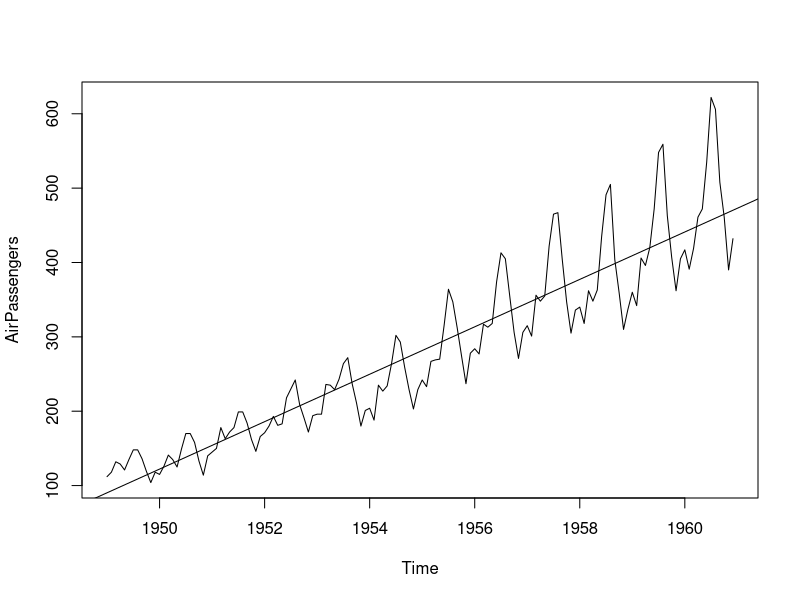
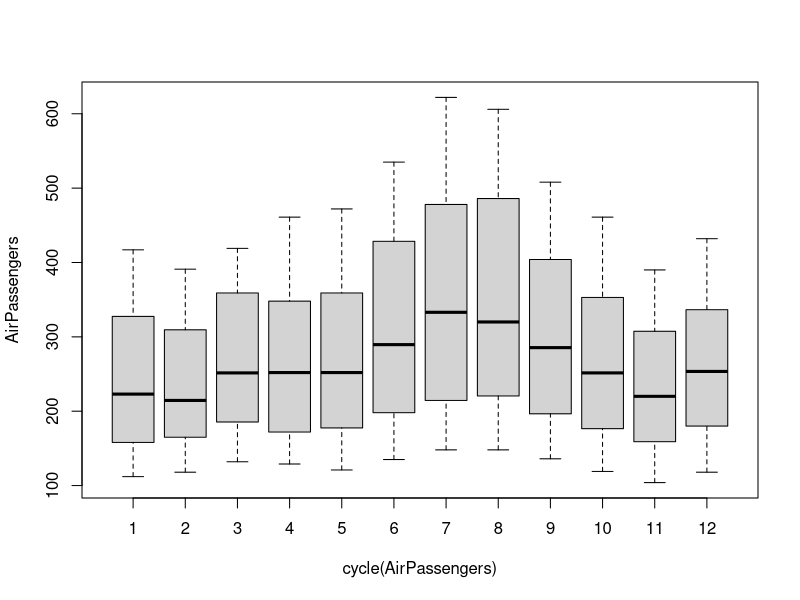
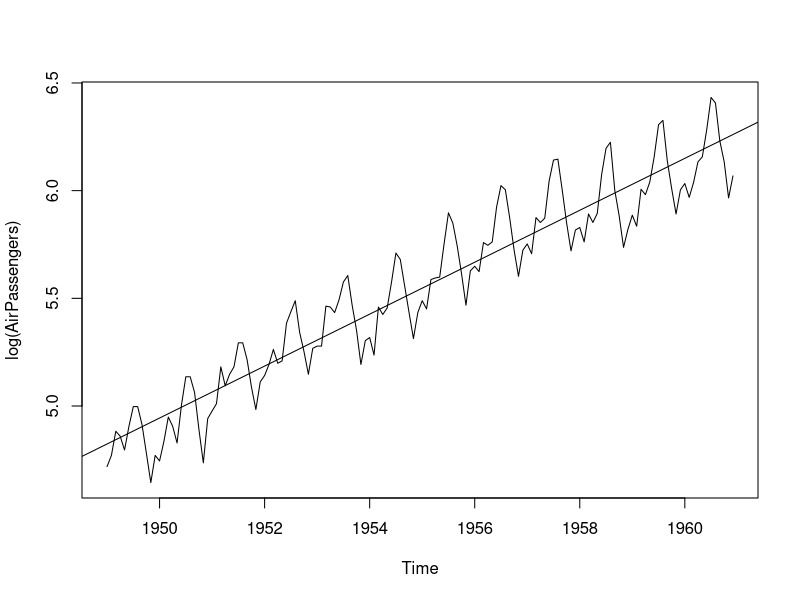
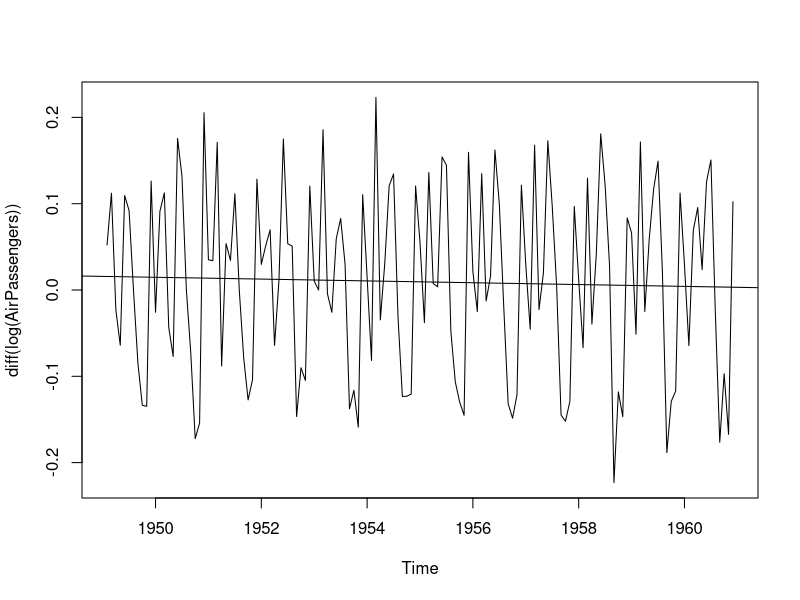
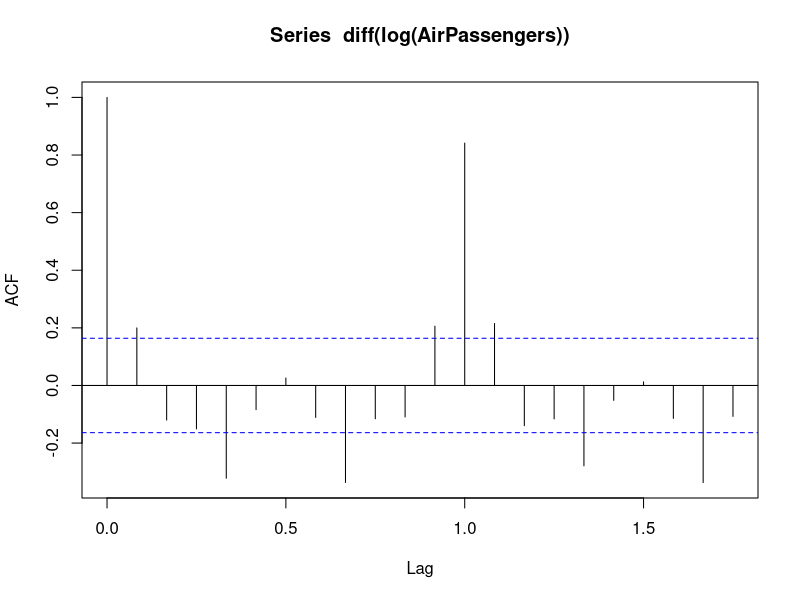
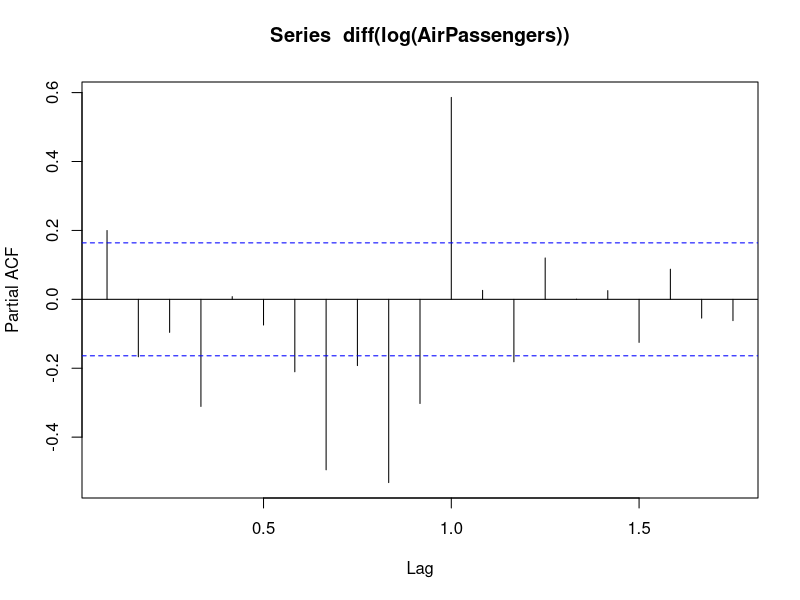
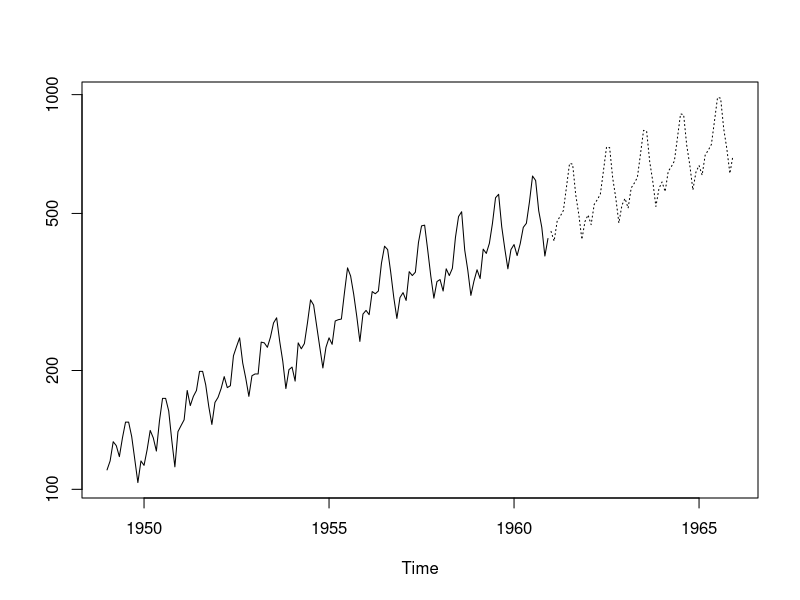

The R source for these figures, in order:
#Loading Dataset
data("AirPassengers")

#type of the dataset
class(AirPassengers)


#starting of the dataset
start(AirPassengers)

#end of the dataset
end(AirPassengers)

#structrure of the dataset
str(AirPassengers)

View(AirPassengers)

summary(AirPassengers)

cycle(AirPassengers)


head(AirPassengers)

#plot the graph to see the Trend
#plot the abline to see the Mean Line over the trend
#Abline - Absolute Line
#lm = Linear Model
#Plot time based on the time and passengers count
plot(AirPassengers)
abline(
  reg = lm(AirPassengers~time(AirPassengers))
)

#plot the box plot to see,  how values are distributed
boxplot(AirPassengers~cycle(AirPassengers))

#Now the model is not stationary but has a trend
#so make the model as stationary
# mean, variance and co variance should be constant to
# make the values stationary

plot(log(AirPassengers))
abline(
  reg = lm(log(AirPassengers)~time(AirPassengers))
)

#now the variance has become constant

#to make the mean value constant -> take differentiation of
#the log value

plot(diff(log(AirPassengers)))
abline(
  reg = lm(diff(log(AirPassengers))~time(diff(log(AirPassengers))))
)

#now the mean value is constant and the values are stationary

#so we can start using the time series modeling

#ARIMA - Auto Regressive Integraed Moving Average

# AR I MA
# p  d q

#Arima model needs p,d,q values to get model predicted

#so we need to find the p,d,q values

#to find that values we need to use acf (Auto correlation function)

acf(diff(log(AirPassengers)))
# from this graph we identify the q value, here q=1, (last upward line before the first downward line)

#to find the value of the p, we use pacf function (Partial Auto correlation function)

pacf(diff(log(AirPassengers)))

# from this graph we identify the p value, here p=0, (last upward line before the first downward line)

#and differentiation value is 1, because we got the data stationary after doing the first differentitaion 
#itself, its the value until we get the data stationary

#training ARIMA model
fit = arima(log(AirPassengers), c(0,1,1), seasonal = list(order=c(0,1,1), period=12))

pred = predict(fit, n.ahead = 5*12)

head(pred)

#Now the predicted values are in log form
# to change the log into decimal form, we need to do -> e^Pred
# where e=2.718

pred1 = 2.718^pred$pred

pred1
# we got the prediction values

#we can plot the prediction values

ts.plot(AirPassengers, pred1, log="y", lty=c(1,3))

head(pred1)

pred1

#rounding the values

pred1 = round(pred1, digits = 0)
pred1
